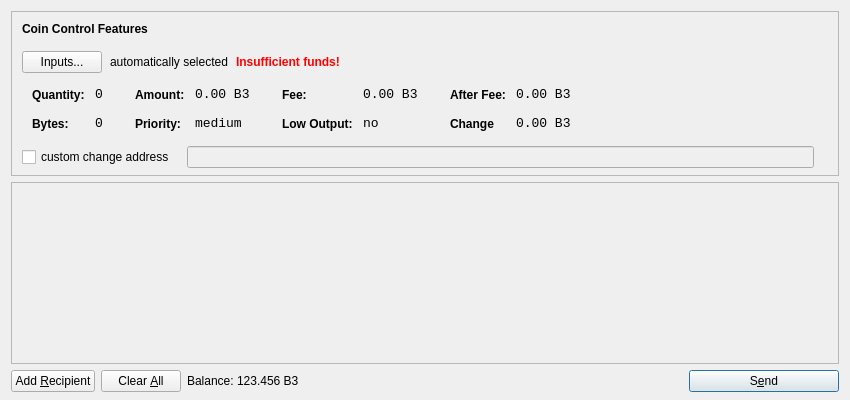
<?xml version="1.0" encoding="UTF-8"?>
<ui version="4.0">
 <class>SendCoinsDialog</class>
 <widget class="QDialog" name="SendCoinsDialog">
  <property name="geometry">
   <rect>
    <x>0</x>
    <y>0</y>
    <width>850</width>
    <height>400</height>
   </rect>
  </property>
  <property name="windowTitle">
   <string>Send Coins</string>
  </property>
  <property name="styleSheet">
   <string notr="true">background-image: url(:/images/bkg2);</string>
  </property>
  <layout class="QVBoxLayout" name="verticalLayout" stretch="0,1,0">
   <property name="bottomMargin">
    <number>8</number>
   </property>
   <item>
    <widget class="QFrame" name="frameCoinControl">
     <property name="sizePolicy">
      <sizepolicy hsizetype="Expanding" vsizetype="Expanding">
       <horstretch>0</horstretch>
       <verstretch>0</verstretch>
      </sizepolicy>
     </property>
     <property name="maximumSize">
      <size>
       <width>16777215</width>
       <height>16777215</height>
      </size>
     </property>
     <property name="frameShape">
      <enum>QFrame::StyledPanel</enum>
     </property>
     <property name="frameShadow">
      <enum>QFrame::Sunken</enum>
     </property>
     <layout class="QVBoxLayout" name="verticalLayoutCoinControl2">
      <property name="spacing">
       <number>6</number>
      </property>
      <property name="leftMargin">
       <number>0</number>
      </property>
      <property name="topMargin">
       <number>0</number>
      </property>
      <property name="rightMargin">
       <number>0</number>
      </property>
      <property name="bottomMargin">
       <number>6</number>
      </property>
      <item>
       <layout class="QVBoxLayout" name="verticalLayoutCoinControl" stretch="0,0,0,0,1">
        <property name="spacing">
         <number>0</number>
        </property>
        <property name="leftMargin">
         <number>10</number>
        </property>
        <property name="topMargin">
         <number>10</number>
        </property>
        <item>
         <layout class="QHBoxLayout" name="horizontalLayoutCoinControl1">
          <property name="bottomMargin">
           <number>15</number>
          </property>
          <item>
           <widget class="QLabel" name="labelCoinControlFeatures">
            <property name="sizePolicy">
             <sizepolicy hsizetype="Preferred" vsizetype="Maximum">
              <horstretch>0</horstretch>
              <verstretch>0</verstretch>
             </sizepolicy>
            </property>
            <property name="font">
             <font>
              <weight>75</weight>
              <bold>true</bold>
             </font>
            </property>
            <property name="styleSheet">
             <string notr="true">font-weight:bold;</string>
            </property>
            <property name="text">
             <string>Coin Control Features</string>
            </property>
           </widget>
          </item>
         </layout>
        </item>
        <item>
         <layout class="QHBoxLayout" name="horizontalLayoutCoinControl2" stretch="0,0,0,0">
          <property name="spacing">
           <number>8</number>
          </property>
          <property name="bottomMargin">
           <number>10</number>
          </property>
          <item>
           <widget class="QPushButton" name="pushButtonCoinControl">
            <property name="styleSheet">
             <string notr="true"/>
            </property>
            <property name="text">
             <string>Inputs...</string>
            </property>
           </widget>
          </item>
          <item>
           <widget class="QLabel" name="labelCoinControlAutomaticallySelected">
            <property name="text">
             <string>automatically selected</string>
            </property>
            <property name="margin">
             <number>5</number>
            </property>
           </widget>
          </item>
          <item>
           <widget class="QLabel" name="labelCoinControlInsuffFunds">
            <property name="font">
             <font>
              <weight>75</weight>
              <bold>true</bold>
             </font>
            </property>
            <property name="styleSheet">
             <string notr="true">color:red;font-weight:bold;</string>
            </property>
            <property name="text">
             <string>Insufficient funds!</string>
            </property>
            <property name="margin">
             <number>5</number>
            </property>
           </widget>
          </item>
          <item>
           <spacer name="horizontalSpacerCoinControl">
            <property name="orientation">
             <enum>Qt::Horizontal</enum>
            </property>
            <property name="sizeHint" stdset="0">
             <size>
              <width>40</width>
              <height>1</height>
             </size>
            </property>
           </spacer>
          </item>
         </layout>
        </item>
        <item>
         <widget class="QWidget" name="widgetCoinControl" native="true">
          <property name="sizePolicy">
           <sizepolicy hsizetype="Preferred" vsizetype="Preferred">
            <horstretch>0</horstretch>
            <verstretch>0</verstretch>
           </sizepolicy>
          </property>
          <property name="minimumSize">
           <size>
            <width>0</width>
            <height>0</height>
           </size>
          </property>
          <property name="styleSheet">
           <string notr="true"/>
          </property>
          <layout class="QHBoxLayout" name="horizontalLayoutCoinControl5">
           <property name="leftMargin">
            <number>0</number>
           </property>
           <property name="topMargin">
            <number>0</number>
           </property>
           <property name="rightMargin">
            <number>0</number>
           </property>
           <property name="bottomMargin">
            <number>0</number>
           </property>
           <item>
            <layout class="QHBoxLayout" name="horizontalLayoutCoinControl3" stretch="0,0,0,1">
             <property name="spacing">
              <number>20</number>
             </property>
             <property name="topMargin">
              <number>0</number>
             </property>
             <property name="bottomMargin">
              <number>10</number>
             </property>
             <item>
              <layout class="QFormLayout" name="formLayoutCoinControl1">
               <property name="horizontalSpacing">
                <number>10</number>
               </property>
               <property name="verticalSpacing">
                <number>14</number>
               </property>
               <property name="leftMargin">
                <number>10</number>
               </property>
               <property name="topMargin">
                <number>4</number>
               </property>
               <property name="rightMargin">
                <number>6</number>
               </property>
               <item row="0" column="0">
                <widget class="QLabel" name="labelCoinControlQuantityText">
                 <property name="styleSheet">
                  <string notr="true">font-weight:bold;</string>
                 </property>
                 <property name="text">
                  <string>Quantity:</string>
                 </property>
                 <property name="margin">
                  <number>0</number>
                 </property>
                </widget>
               </item>
               <item row="0" column="1">
                <widget class="QLabel" name="labelCoinControlQuantity">
                 <property name="font">
                  <font>
                   <family>Monospace</family>
                   <pointsize>10</pointsize>
                  </font>
                 </property>
                 <property name="cursor">
                  <cursorShape>IBeamCursor</cursorShape>
                 </property>
                 <property name="contextMenuPolicy">
                  <enum>Qt::ActionsContextMenu</enum>
                 </property>
                 <property name="text">
                  <string>0</string>
                 </property>
                 <property name="margin">
                  <number>0</number>
                 </property>
                 <property name="textInteractionFlags">
                  <set>Qt::LinksAccessibleByMouse|Qt::TextSelectableByKeyboard|Qt::TextSelectableByMouse</set>
                 </property>
                </widget>
               </item>
               <item row="1" column="0">
                <widget class="QLabel" name="labelCoinControlBytesText">
                 <property name="styleSheet">
                  <string notr="true">font-weight:bold;</string>
                 </property>
                 <property name="text">
                  <string>Bytes:</string>
                 </property>
                </widget>
               </item>
               <item row="1" column="1">
                <widget class="QLabel" name="labelCoinControlBytes">
                 <property name="font">
                  <font>
                   <family>Monospace</family>
                   <pointsize>10</pointsize>
                  </font>
                 </property>
                 <property name="cursor">
                  <cursorShape>IBeamCursor</cursorShape>
                 </property>
                 <property name="contextMenuPolicy">
                  <enum>Qt::ActionsContextMenu</enum>
                 </property>
                 <property name="text">
                  <string>0</string>
                 </property>
                 <property name="textInteractionFlags">
                  <set>Qt::LinksAccessibleByMouse|Qt::TextSelectableByKeyboard|Qt::TextSelectableByMouse</set>
                 </property>
                </widget>
               </item>
              </layout>
             </item>
             <item>
              <layout class="QFormLayout" name="formLayoutCoinControl2">
               <property name="horizontalSpacing">
                <number>10</number>
               </property>
               <property name="verticalSpacing">
                <number>14</number>
               </property>
               <property name="leftMargin">
                <number>6</number>
               </property>
               <property name="topMargin">
                <number>4</number>
               </property>
               <property name="rightMargin">
                <number>6</number>
               </property>
               <item row="0" column="0">
                <widget class="QLabel" name="labelCoinControlAmountText">
                 <property name="styleSheet">
                  <string notr="true">font-weight:bold;</string>
                 </property>
                 <property name="text">
                  <string>Amount:</string>
                 </property>
                 <property name="margin">
                  <number>0</number>
                 </property>
                </widget>
               </item>
               <item row="0" column="1">
                <widget class="QLabel" name="labelCoinControlAmount">
                 <property name="font">
                  <font>
                   <family>Monospace</family>
                   <pointsize>10</pointsize>
                  </font>
                 </property>
                 <property name="cursor">
                  <cursorShape>IBeamCursor</cursorShape>
                 </property>
                 <property name="contextMenuPolicy">
                  <enum>Qt::ActionsContextMenu</enum>
                 </property>
                 <property name="text">
                  <string notr="true">0.00 B3</string>
                 </property>
                 <property name="textInteractionFlags">
                  <set>Qt::LinksAccessibleByMouse|Qt::TextSelectableByKeyboard|Qt::TextSelectableByMouse</set>
                 </property>
                </widget>
               </item>
               <item row="1" column="0">
                <widget class="QLabel" name="labelCoinControlPriorityText">
                 <property name="styleSheet">
                  <string notr="true">font-weight:bold;</string>
                 </property>
                 <property name="text">
                  <string>Priority:</string>
                 </property>
                </widget>
               </item>
               <item row="1" column="1">
                <widget class="QLabel" name="labelCoinControlPriority">
                 <property name="font">
                  <font>
                   <family>Monospace</family>
                   <pointsize>10</pointsize>
                  </font>
                 </property>
                 <property name="cursor">
                  <cursorShape>IBeamCursor</cursorShape>
                 </property>
                 <property name="contextMenuPolicy">
                  <enum>Qt::ActionsContextMenu</enum>
                 </property>
                 <property name="text">
                  <string>medium</string>
                 </property>
                 <property name="textInteractionFlags">
                  <set>Qt::LinksAccessibleByMouse|Qt::TextSelectableByKeyboard|Qt::TextSelectableByMouse</set>
                 </property>
                </widget>
               </item>
              </layout>
             </item>
             <item>
              <layout class="QFormLayout" name="formLayoutCoinControl3">
               <property name="horizontalSpacing">
                <number>10</number>
               </property>
               <property name="verticalSpacing">
                <number>14</number>
               </property>
               <property name="leftMargin">
                <number>6</number>
               </property>
               <property name="topMargin">
                <number>4</number>
               </property>
               <property name="rightMargin">
                <number>6</number>
               </property>
               <item row="0" column="0">
                <widget class="QLabel" name="labelCoinControlFeeText">
                 <property name="styleSheet">
                  <string notr="true">font-weight:bold;</string>
                 </property>
                 <property name="text">
                  <string>Fee:</string>
                 </property>
                 <property name="margin">
                  <number>0</number>
                 </property>
                </widget>
               </item>
               <item row="0" column="1">
                <widget class="QLabel" name="labelCoinControlFee">
                 <property name="font">
                  <font>
                   <family>Monospace</family>
                   <pointsize>10</pointsize>
                  </font>
                 </property>
                 <property name="cursor">
                  <cursorShape>IBeamCursor</cursorShape>
                 </property>
                 <property name="contextMenuPolicy">
                  <enum>Qt::ActionsContextMenu</enum>
                 </property>
                 <property name="text">
                  <string notr="true">0.00 B3</string>
                 </property>
                 <property name="textInteractionFlags">
                  <set>Qt::LinksAccessibleByMouse|Qt::TextSelectableByKeyboard|Qt::TextSelectableByMouse</set>
                 </property>
                </widget>
               </item>
               <item row="1" column="0">
                <widget class="QLabel" name="labelCoinControlLowOutputText">
                 <property name="styleSheet">
                  <string notr="true">font-weight:bold;</string>
                 </property>
                 <property name="text">
                  <string>Low Output:</string>
                 </property>
                </widget>
               </item>
               <item row="1" column="1">
                <widget class="QLabel" name="labelCoinControlLowOutput">
                 <property name="font">
                  <font>
                   <family>Monospace</family>
                   <pointsize>10</pointsize>
                  </font>
                 </property>
                 <property name="cursor">
                  <cursorShape>IBeamCursor</cursorShape>
                 </property>
                 <property name="contextMenuPolicy">
                  <enum>Qt::ActionsContextMenu</enum>
                 </property>
                 <property name="text">
                  <string>no</string>
                 </property>
                 <property name="textInteractionFlags">
                  <set>Qt::LinksAccessibleByMouse|Qt::TextSelectableByKeyboard|Qt::TextSelectableByMouse</set>
                 </property>
                </widget>
               </item>
              </layout>
             </item>
             <item>
              <layout class="QFormLayout" name="formLayoutCoinControl4">
               <property name="horizontalSpacing">
                <number>10</number>
               </property>
               <property name="verticalSpacing">
                <number>14</number>
               </property>
               <property name="leftMargin">
                <number>6</number>
               </property>
               <property name="topMargin">
                <number>4</number>
               </property>
               <property name="rightMargin">
                <number>6</number>
               </property>
               <item row="0" column="0">
                <widget class="QLabel" name="labelCoinControlAfterFeeText">
                 <property name="styleSheet">
                  <string notr="true">font-weight:bold;</string>
                 </property>
                 <property name="text">
                  <string>After Fee:</string>
                 </property>
                 <property name="margin">
                  <number>0</number>
                 </property>
                </widget>
               </item>
               <item row="0" column="1">
                <widget class="QLabel" name="labelCoinControlAfterFee">
                 <property name="font">
                  <font>
                   <family>Monospace</family>
                   <pointsize>10</pointsize>
                  </font>
                 </property>
                 <property name="cursor">
                  <cursorShape>IBeamCursor</cursorShape>
                 </property>
                 <property name="contextMenuPolicy">
                  <enum>Qt::ActionsContextMenu</enum>
                 </property>
                 <property name="text">
                  <string notr="true">0.00 B3</string>
                 </property>
                 <property name="textInteractionFlags">
                  <set>Qt::LinksAccessibleByMouse|Qt::TextSelectableByKeyboard|Qt::TextSelectableByMouse</set>
                 </property>
                </widget>
               </item>
               <item row="1" column="0">
                <widget class="QLabel" name="labelCoinControlChangeText">
                 <property name="styleSheet">
                  <string notr="true">font-weight:bold;</string>
                 </property>
                 <property name="text">
                  <string>Change</string>
                 </property>
                </widget>
               </item>
               <item row="1" column="1">
                <widget class="QLabel" name="labelCoinControlChange">
                 <property name="font">
                  <font>
                   <family>Monospace</family>
                   <pointsize>10</pointsize>
                  </font>
                 </property>
                 <property name="cursor">
                  <cursorShape>IBeamCursor</cursorShape>
                 </property>
                 <property name="contextMenuPolicy">
                  <enum>Qt::ActionsContextMenu</enum>
                 </property>
                 <property name="text">
                  <string notr="true">0.00 B3</string>
                 </property>
                 <property name="textInteractionFlags">
                  <set>Qt::LinksAccessibleByMouse|Qt::TextSelectableByKeyboard|Qt::TextSelectableByMouse</set>
                 </property>
                </widget>
               </item>
              </layout>
             </item>
            </layout>
           </item>
          </layout>
         </widget>
        </item>
        <item>
         <layout class="QHBoxLayout" name="horizontalLayoutCoinControl4" stretch="0,0,0">
          <property name="spacing">
           <number>12</number>
          </property>
          <property name="sizeConstraint">
           <enum>QLayout::SetDefaultConstraint</enum>
          </property>
          <property name="topMargin">
           <number>5</number>
          </property>
          <property name="rightMargin">
           <number>5</number>
          </property>
          <item>
           <widget class="QCheckBox" name="checkBoxCoinControlChange">
            <property name="text">
             <string>custom change address</string>
            </property>
           </widget>
          </item>
          <item>
           <widget class="QLineEdit" name="lineEditCoinControlChange">
            <property name="enabled">
             <bool>false</bool>
            </property>
            <property name="sizePolicy">
             <sizepolicy hsizetype="Expanding" vsizetype="Fixed">
              <horstretch>0</horstretch>
              <verstretch>0</verstretch>
             </sizepolicy>
            </property>
           </widget>
          </item>
          <item>
           <widget class="QLabel" name="labelCoinControlChangeLabel">
            <property name="sizePolicy">
             <sizepolicy hsizetype="Preferred" vsizetype="Expanding">
              <horstretch>0</horstretch>
              <verstretch>0</verstretch>
             </sizepolicy>
            </property>
            <property name="minimumSize">
             <size>
              <width>0</width>
              <height>0</height>
             </size>
            </property>
            <property name="text">
             <string/>
            </property>
            <property name="margin">
             <number>3</number>
            </property>
           </widget>
          </item>
         </layout>
        </item>
        <item>
         <spacer name="verticalSpacerCoinControl">
          <property name="orientation">
           <enum>Qt::Vertical</enum>
          </property>
          <property name="sizeHint" stdset="0">
           <size>
            <width>800</width>
            <height>1</height>
           </size>
          </property>
         </spacer>
        </item>
       </layout>
      </item>
     </layout>
    </widget>
   </item>
   <item>
    <widget class="QScrollArea" name="scrollArea">
     <property name="widgetResizable">
      <bool>true</bool>
     </property>
     <widget class="QWidget" name="scrollAreaWidgetContents">
      <property name="geometry">
       <rect>
        <x>0</x>
        <y>0</y>
        <width>830</width>
        <height>172</height>
       </rect>
      </property>
      <layout class="QVBoxLayout" name="verticalLayout_2">
       <property name="leftMargin">
        <number>0</number>
       </property>
       <property name="topMargin">
        <number>0</number>
       </property>
       <property name="rightMargin">
        <number>0</number>
       </property>
       <property name="bottomMargin">
        <number>0</number>
       </property>
       <item>
        <layout class="QVBoxLayout" name="entries">
         <property name="spacing">
          <number>6</number>
         </property>
        </layout>
       </item>
       <item>
        <spacer name="verticalSpacer">
         <property name="orientation">
          <enum>Qt::Vertical</enum>
         </property>
         <property name="sizeHint" stdset="0">
          <size>
           <width>20</width>
           <height>40</height>
          </size>
         </property>
        </spacer>
       </item>
      </layout>
     </widget>
    </widget>
   </item>
   <item>
    <layout class="QHBoxLayout" name="horizontalLayout">
     <item>
      <widget class="QPushButton" name="addButton">
       <property name="toolTip">
        <string>Send to multiple recipients at once</string>
       </property>
       <property name="text">
        <string>Add &amp;Recipient</string>
       </property>
       <property name="autoDefault">
        <bool>false</bool>
       </property>
      </widget>
     </item>
     <item>
      <widget class="QPushButton" name="clearButton">
       <property name="sizePolicy">
        <sizepolicy hsizetype="Minimum" vsizetype="Fixed">
         <horstretch>0</horstretch>
         <verstretch>0</verstretch>
        </sizepolicy>
       </property>
       <property name="toolTip">
        <string>Remove all transaction fields</string>
       </property>
       <property name="text">
        <string>Clear &amp;All</string>
       </property>
       <property name="autoRepeatDelay">
        <number>300</number>
       </property>
       <property name="autoDefault">
        <bool>false</bool>
       </property>
      </widget>
     </item>
     <item>
      <layout class="QHBoxLayout" name="horizontalLayout_2">
       <property name="spacing">
        <number>3</number>
       </property>
       <item>
        <widget class="QLabel" name="label">
         <property name="sizePolicy">
          <sizepolicy hsizetype="Preferred" vsizetype="Fixed">
           <horstretch>0</horstretch>
           <verstretch>0</verstretch>
          </sizepolicy>
         </property>
         <property name="text">
          <string>Balance:</string>
         </property>
        </widget>
       </item>
       <item>
        <widget class="QLabel" name="labelBalance">
         <property name="sizePolicy">
          <sizepolicy hsizetype="Preferred" vsizetype="Fixed">
           <horstretch>0</horstretch>
           <verstretch>0</verstretch>
          </sizepolicy>
         </property>
         <property name="cursor">
          <cursorShape>IBeamCursor</cursorShape>
         </property>
         <property name="text">
          <string notr="true">123.456 B3</string>
         </property>
         <property name="textInteractionFlags">
          <set>Qt::LinksAccessibleByMouse|Qt::TextSelectableByKeyboard|Qt::TextSelectableByMouse</set>
         </property>
        </widget>
       </item>
      </layout>
     </item>
     <item>
      <spacer name="horizontalSpacer">
       <property name="orientation">
        <enum>Qt::Horizontal</enum>
       </property>
       <property name="sizeHint" stdset="0">
        <size>
         <width>40</width>
         <height>20</height>
        </size>
       </property>
      </spacer>
     </item>
     <item>
      <widget class="QPushButton" name="sendButton">
       <property name="minimumSize">
        <size>
         <width>150</width>
         <height>0</height>
        </size>
       </property>
       <property name="toolTip">
        <string>Confirm the send action</string>
       </property>
       <property name="text">
        <string>S&amp;end</string>
       </property>
       <property name="icon">
        <iconset resource="../bitcoin.qrc">
         <normaloff>:/icons/send</normaloff>:/icons/send</iconset>
       </property>
       <property name="default">
        <bool>true</bool>
       </property>
      </widget>
     </item>
    </layout>
   </item>
  </layout>
 </widget>
 <resources>
  <include location="../bitcoin.qrc"/>
 </resources>
 <connections/>
</ui>
